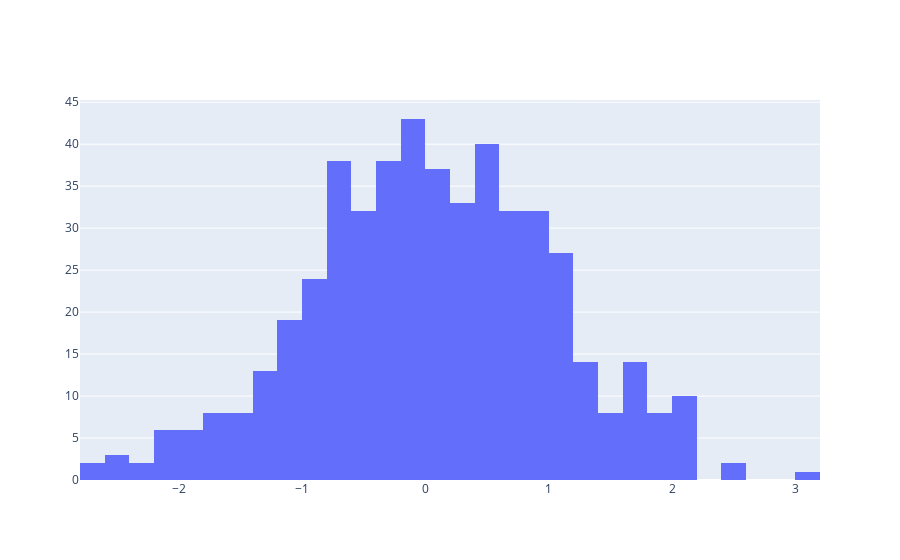

The code cell stored with this chart in its notebook:
### Markdown cell above
## ヒストグラムのプロット(graph_objects)

### Code cell
import plotly.graph_objects as go

import numpy as np
np.random.seed(1)

x = np.random.randn(500)

fig = go.Figure(data=[go.Histogram(x=x)])
fig.show()

### Figure 1 — Plotly figure (JSON) as saved in the notebook; plotly's stock layout.template omitted (floating-point values rounded to 4 significant figures; data arrays with more than 128 entries replaced by an {"elided": "..."} marker saying what was removed)
{"data": [{"type": "histogram", "x": {"elided": "500 float values"}}], "layout": {"autosize": true, "xaxis": {"autorange": true, "range": [-2.8, 3.2], "type": "linear"}, "yaxis": {"autorange": true, "range": [0, 45.26]}}}
